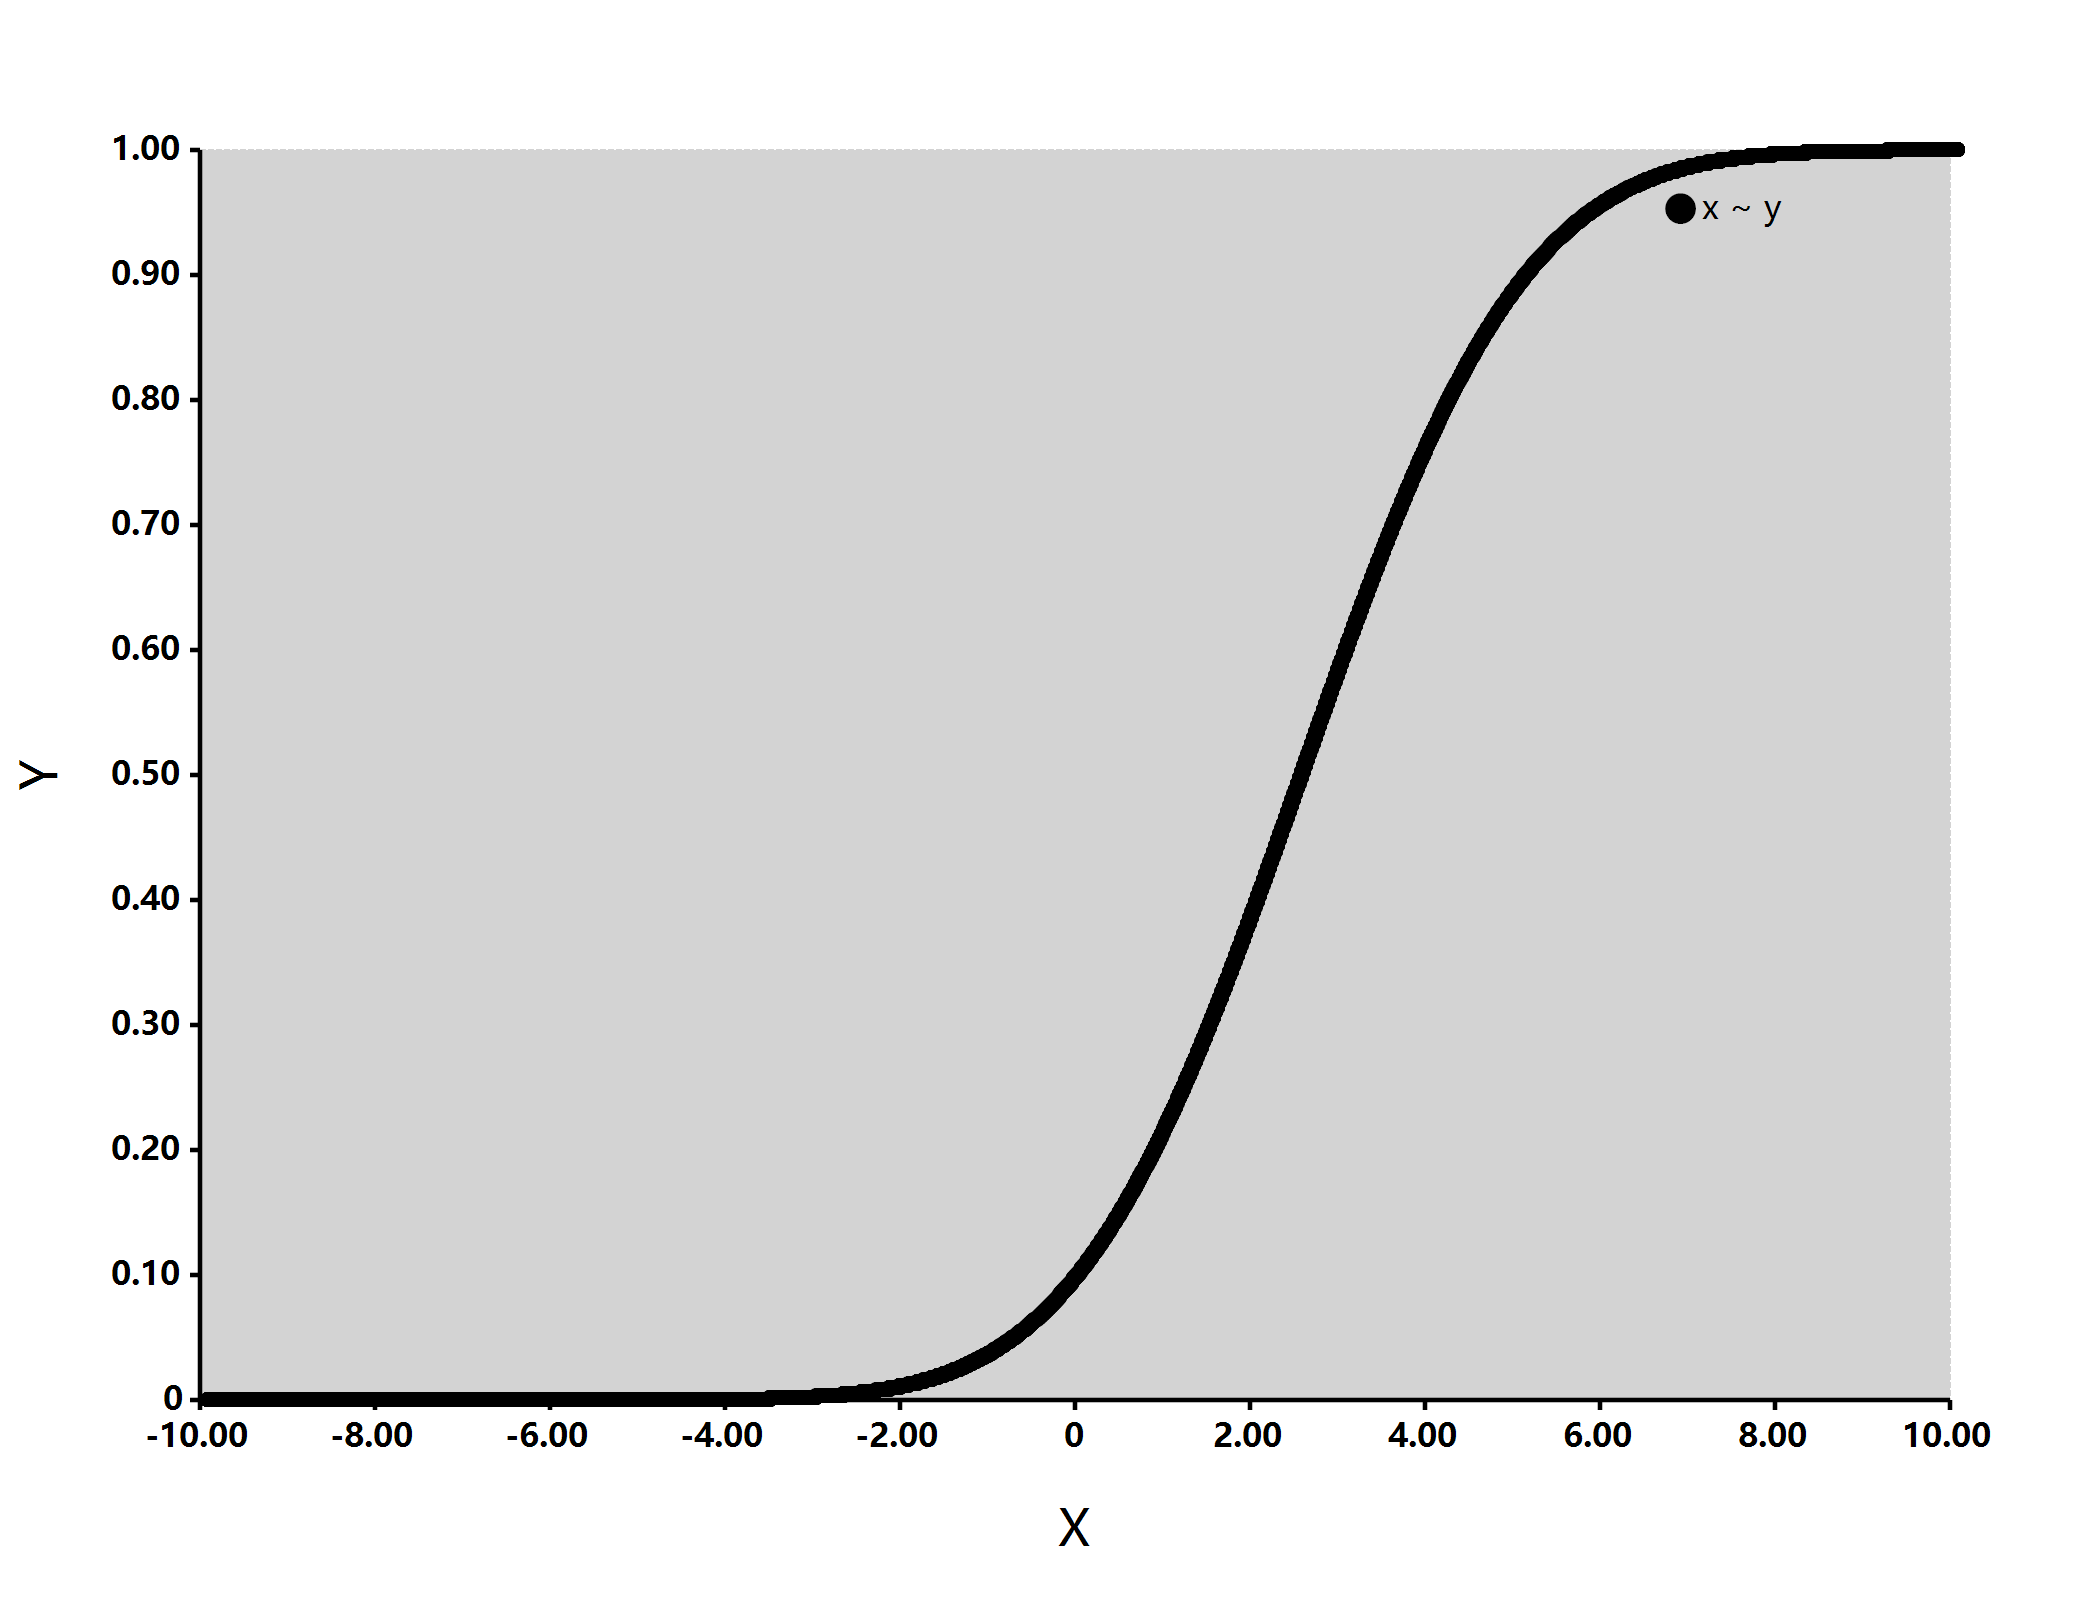

Here is the R script that generated this plot:
options(strict = FALSE);

# Create a sequence of numbers between -10 and 10 incrementing by 0.1.
x <- seq(-10, 10, by = .1);
# Choose the mean as 2.5 and standard deviation as 0.5.
y <- dnorm(x, mean = 2.5, sd = 0.5);

bitmap(file = `${@dir}/dnorm.png`) {
	plot(x, y);
}

bitmap(file = `${@dir}/CDF.png`) {
	ecdf = CDF(x -> dnorm(x, mean = 2.5, sd = 2), [min(x), max(x)]);
	
	str(ecdf);
	plot(ecdf$x, ecdf$y);
}
